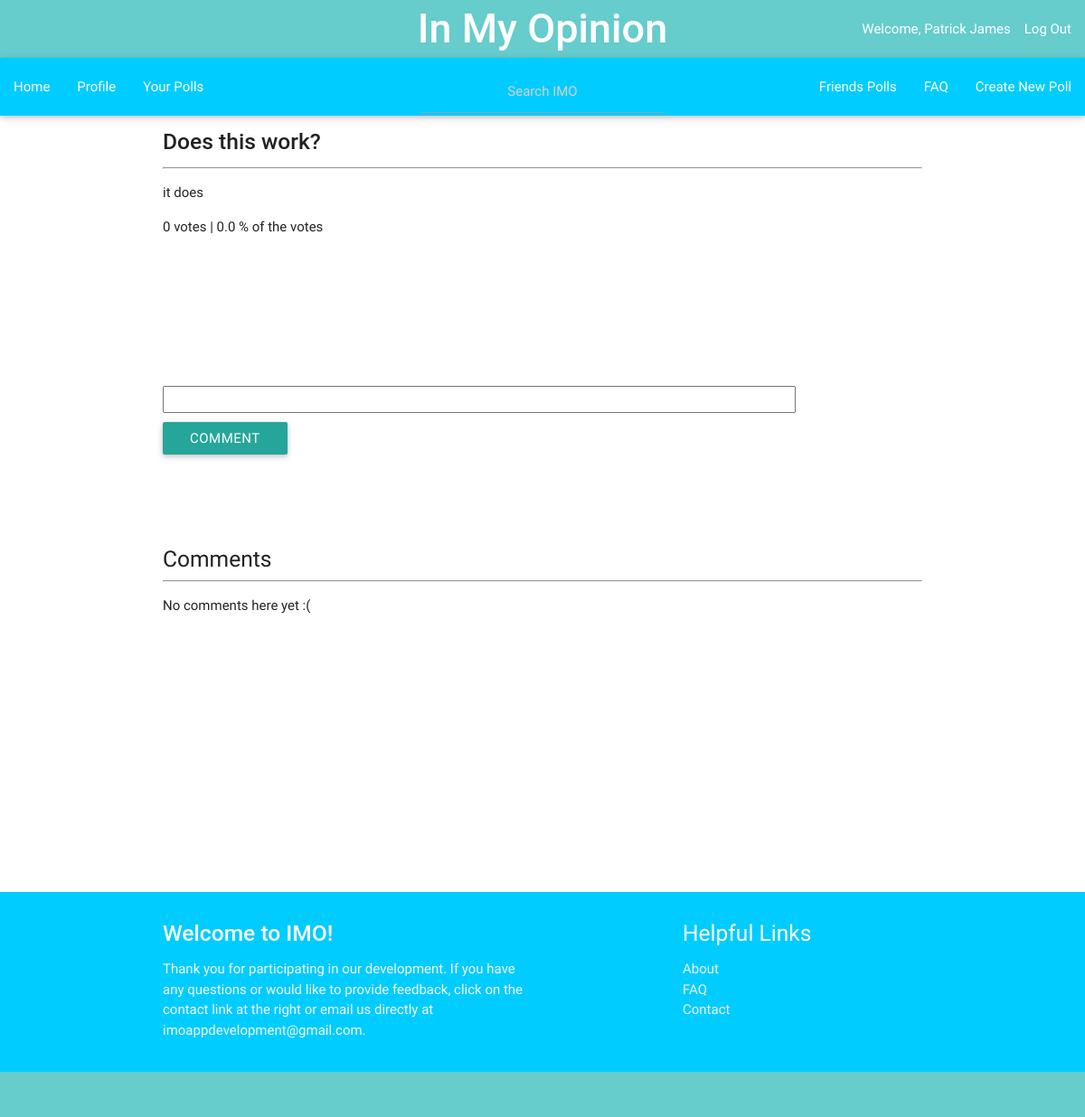
The app's page /imo_app/150/results/ (signed in), older data.
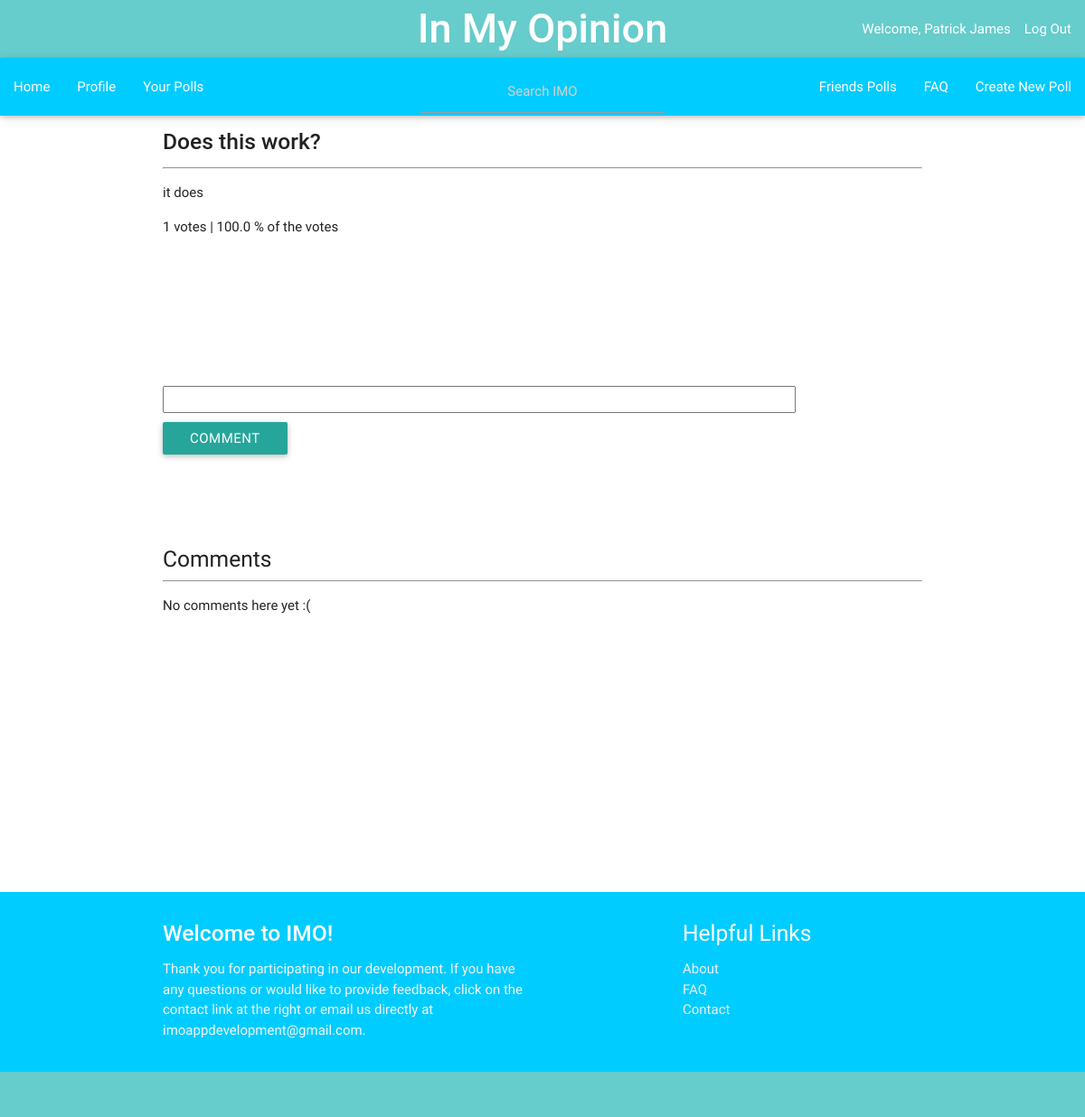
The same page, newer data.
### imo_app/models.py (models this page shows, shortened)
class Choice(models.Model):
    question = models.ForeignKey(Question, on_delete=models.CASCADE)
    image = models.ImageField(null=True, blank=True)
    choice_text = models.CharField(max_length=200)
    votes = models.IntegerField(default=0)
    percentage = models.FloatField(default=0)

### imo_app/views.py (the view)
# urls.py: url(r'^(?P<question_id>[0-9]+)/results/$', views.results, name = 'results'),
@login_required
def results(request, question_id):
    q = Question.objects.get(id = question_id)
    c = Comment.objects.filter(question=q)
    author = q.author.user.username
    if (author == request.user.username):
        check_author = '1'
    else:
        check_author = ''
    choices = Choice.objects.filter(question = q)
    for i in choices:
        i.percentage = round((i.votes / q.total_votes) * 100, 2)
    context = {'question':q, 'choices': choices, 'comments': c, 'check_author': check_author}
    return render(request, 'imo_app/results.html', context)

### imo_app/templates/imo_app/results.html (shortened to what this page needs)
{% extends "imo_app/base.html" %}
{% block content %}
  <p><h5><strong>{{question.question_text}}</strong></h5></p>
  <hr></hr>
  {% for c in choices %}
      {% if c.choice_text or c.image != '' %}
      <p>{{ c.choice_text }}<p> {{c.votes}} votes | {{ c.percentage }} % of the votes</p></p>
      {% endif %}
      <br></br>
  {% endfor %}
  <form action="{% url 'imo_app:add_comment' question.id %}" method="post">
  <p><input type="TextArea" style = "height:30px; width:700px" class = 'comment_text' value="" name='comment_text'/></p>
  <input type="submit" value="Comment" class='btn' size=50%; />
  </form>
  <br></br>
  <br></br>
  <h5> Comments </h5>
      <hr>
  {% for i in comments %}
      <div class="Comments">
          <a href="{% url 'imo_app:view_profile' i.author.id %}"><div class="date"><strong>{{ i.author.name }}</strong></a> <i>{{ i.pub_date }}</i></div>
          <div class="divider"></div>
          <p>{{ i.comment_text }}</p>
          <br></br>
      </div>
  {% empty %}
      <p>No comments here yet :(</p>
  {% endfor %}
<br></br>
<br></br>
<br></br>
{% endblock content %}

Row changes from the older to the newer data that the page shows:
changed Choice "it does": votes "0" → "1"; percentage "0.0" → "100.0"
